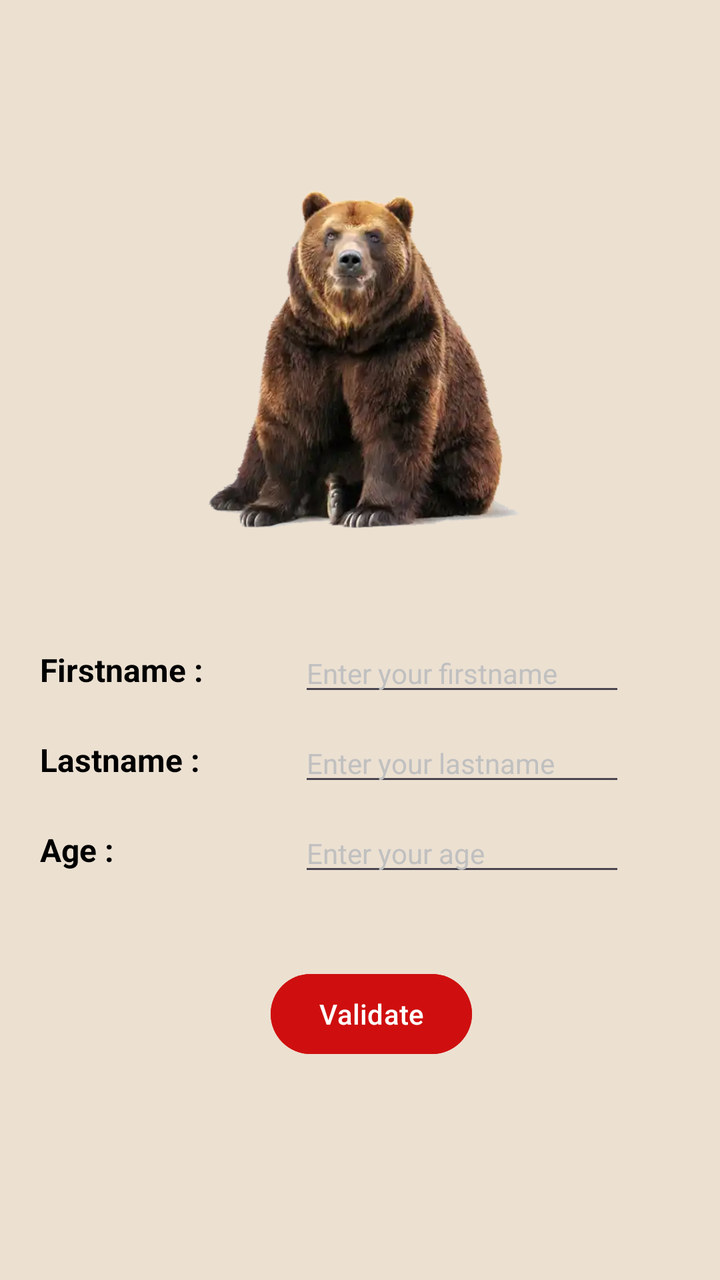
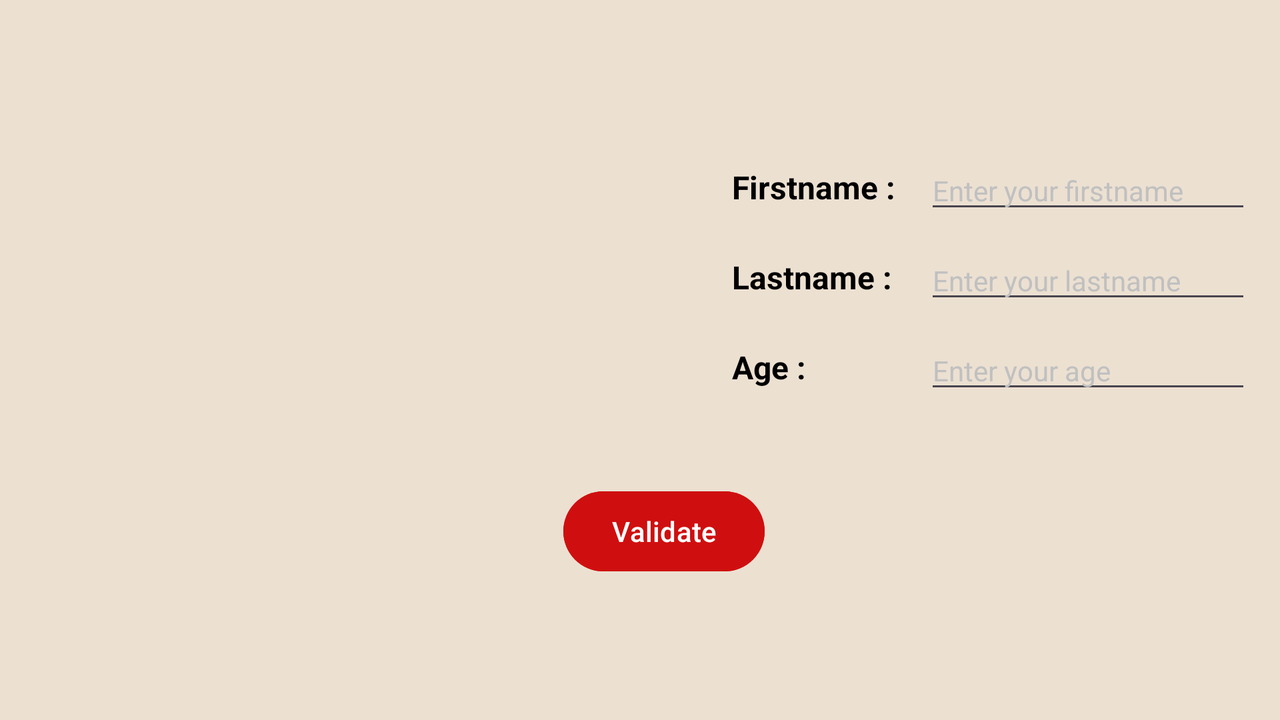

The same Android screen from two of the app's own layout files: first res/layout/ as a phone draws it, then the repository's variant for another configuration, drawn on a device whose configuration selects that folder. Both files follow.
<!-- AndroidManifest.xml: application theme Theme.TutoAndroid -->
<!-- res/layout/activity_main.xml -->
<?xml version="1.0" encoding="utf-8"?>
<androidx.constraintlayout.widget.ConstraintLayout xmlns:android="http://schemas.android.com/apk/res/android"
    xmlns:app="http://schemas.android.com/apk/res-auto"
    xmlns:tools="http://schemas.android.com/tools"
    android:id="@+id/main"
    android:layout_width="match_parent"
    android:layout_height="match_parent"
    android:background="#ECE0D1"
    tools:context=".MainActivity"
    >

    <ImageView
        android:id="@+id/main_image"
        android:layout_width="206dp"
        android:layout_height="194dp"
        android:layout_marginTop="80dp"
        android:contentDescription="@string/bear"
        app:layout_constraintEnd_toEndOf="parent"
        app:layout_constraintStart_toStartOf="parent"
        app:layout_constraintTop_toTopOf="parent"
        app:srcCompat="@drawable/img" />

    <TextView
        android:id="@+id/tv_main_firstname"
        android:layout_width="wrap_content"
        android:layout_height="wrap_content"
        android:layout_marginStart="20dp"
        android:layout_marginTop="50dp"
        android:text="@string/label_firstname"
        android:textColor="@color/black"
        android:textSize="16sp"
        android:textStyle="bold"
        app:layout_constraintStart_toStartOf="parent"
        app:layout_constraintTop_toBottomOf="@+id/main_image" />

    <EditText
        android:id="@+id/et_main_firstname"
        android:layout_width="wrap_content"
        android:layout_height="wrap_content"
        android:ems="10"
        android:hint="@string/input_firstname"
        android:inputType="text"
        android:textColor="@color/black"
        android:textColorHint="#C0C0C0"
        android:textSize="14sp"
        app:layout_constraintBottom_toBottomOf="@+id/tv_main_firstname"
        app:layout_constraintEnd_toEndOf="parent"
        app:layout_constraintStart_toEndOf="@+id/tv_main_firstname"
        app:layout_constraintTop_toTopOf="@+id/tv_main_firstname" />

    <TextView
        android:id="@+id/tv_main_lastname"
        android:layout_width="wrap_content"
        android:layout_height="wrap_content"
        android:layout_marginTop="16dp"
        android:text="@string/label_lastname"
        android:textColor="@color/black"
        android:textSize="16sp"
        android:textStyle="bold"
        app:layout_constraintStart_toStartOf="@+id/tv_main_firstname"
        app:layout_constraintTop_toBottomOf="@id/et_main_firstname" />

    <EditText
        android:id="@+id/et_main_lastname"
        android:layout_width="wrap_content"
        android:layout_height="wrap_content"
        android:ems="10"
        android:hint="@string/input_lastname"
        android:inputType="text"
        android:textColor="@color/black"
        android:textColorHint="#C0C0C0"
        android:textSize="14sp"
        app:layout_constraintBottom_toBottomOf="@+id/tv_main_lastname"
        app:layout_constraintStart_toStartOf="@+id/et_main_firstname"
        app:layout_constraintTop_toTopOf="@+id/tv_main_lastname" />

    <TextView
        android:id="@+id/tv_main_age"
        android:layout_width="wrap_content"
        android:layout_height="wrap_content"
        android:layout_marginTop="16dp"
        android:textColor="@color/black"
        android:textSize="16sp"
        android:textStyle="bold"
        android:text="@string/label_age"
        app:layout_constraintStart_toStartOf="@+id/tv_main_lastname"
        app:layout_constraintTop_toBottomOf="@+id/et_main_lastname" />

    <EditText
        android:id="@+id/et_main_number"
        android:layout_width="wrap_content"
        android:layout_height="wrap_content"
        android:ems="10"
        android:hint="@string/input_age"
        android:inputType="number"
        android:textColor="@color/black"
        android:textColorHint="#C0C0C0"
        android:textSize="14sp"
        app:layout_constraintBottom_toBottomOf="@+id/tv_main_age"
        app:layout_constraintStart_toStartOf="@+id/et_main_lastname"
        app:layout_constraintTop_toTopOf="@+id/tv_main_age" />

    <Button
        android:id="@+id/btn_main"
        android:layout_width="wrap_content"
        android:layout_height="wrap_content"
        android:layout_marginTop="40dp"
        android:backgroundTint="#CF0F0F"
        android:backgroundTintMode="add"
        android:text="@string/btn_connect"
        app:layout_constraintEnd_toEndOf="parent"
        app:layout_constraintHorizontal_bias="0.522"
        app:layout_constraintStart_toStartOf="parent"
        app:layout_constraintTop_toBottomOf="@+id/et_main_number" />


</androidx.constraintlayout.widget.ConstraintLayout>
<!-- resources referenced by this layout -->
<resources>
  <!-- drawable img: webp bitmap (drawable, 15606 bytes) -->
  <string name="bear">A beautiful bear</string>
  <string name="btn_connect">Validate</string>
  <string name="input_age">Enter your age</string>
  <string name="input_firstname">Enter your firstname</string>
  <string name="input_lastname">Enter your lastname</string>
  <string name="label_age">Age :</string>
  <string name="label_firstname">Firstname :</string>
  <string name="label_lastname">Lastname :</string>
  <style name="Theme.TutoAndroid" parent="Base.Theme.TutoAndroid" />
  <style name="Base.Theme.TutoAndroid" parent="Theme.Material3.DayNight.NoActionBar">
          
          
      </style>
</resources>
<!-- res/layout-land/activity_main.xml (the repository's variant of the layout above) -->
<!-- drawn on the phone turned sideways -->
<?xml version="1.0" encoding="utf-8"?>
<androidx.constraintlayout.widget.ConstraintLayout xmlns:android="http://schemas.android.com/apk/res/android"
    xmlns:app="http://schemas.android.com/apk/res-auto"
    xmlns:tools="http://schemas.android.com/tools"
    android:id="@+id/main"
    android:layout_width="match_parent"
    android:layout_height="match_parent"
    android:background="#ECE0D1"
    tools:context=".MainActivity"
    >

    <ImageView
        android:id="@+id/main_image"
        android:layout_width="206dp"
        android:layout_height="194dp"
        android:layout_marginStart="80dp"
        android:contentDescription="@string/bear"
        app:layout_constraintBottom_toBottomOf="parent"
        app:layout_constraintStart_toStartOf="parent"
        app:layout_constraintTop_toTopOf="parent"
        app:layout_constraintVertical_bias="0.497"
        app:srcCompat="@drawable/blank" />

    <TextView
        android:id="@+id/tv_main_firstname"
        android:layout_width="wrap_content"
        android:layout_height="wrap_content"
        android:layout_marginStart="80dp"
        android:text="@string/label_firstname"
        android:textColor="@color/black"
        android:textSize="16sp"
        android:textStyle="bold"
        app:layout_constraintStart_toEndOf="@+id/main_image"
        app:layout_constraintTop_toTopOf="@+id/main_image" />

    <EditText
        android:id="@+id/et_main_firstname"
        android:layout_width="wrap_content"
        android:layout_height="wrap_content"
        android:ems="10"
        android:hint="@string/input_firstname"
        android:inputType="text"
        android:textColor="@color/black"
        android:textColorHint="#C0C0C0"
        android:textSize="14sp"
        app:layout_constraintBottom_toBottomOf="@+id/tv_main_firstname"
        app:layout_constraintEnd_toEndOf="parent"
        app:layout_constraintStart_toEndOf="@+id/tv_main_firstname"
        app:layout_constraintTop_toTopOf="@+id/tv_main_firstname" />

    <TextView
        android:id="@+id/tv_main_lastname"
        android:layout_width="wrap_content"
        android:layout_height="wrap_content"
        android:layout_marginTop="16dp"
        android:text="@string/label_lastname"
        android:textColor="@color/black"
        android:textSize="16sp"
        android:textStyle="bold"
        app:layout_constraintStart_toStartOf="@+id/tv_main_firstname"
        app:layout_constraintTop_toBottomOf="@id/et_main_firstname" />

    <EditText
        android:id="@+id/et_main_lastname"
        android:layout_width="wrap_content"
        android:layout_height="wrap_content"
        android:ems="10"
        android:hint="@string/input_lastname"
        android:inputType="text"
        android:textColor="@color/black"
        android:textColorHint="#C0C0C0"
        android:textSize="14sp"
        app:layout_constraintBottom_toBottomOf="@+id/tv_main_lastname"
        app:layout_constraintStart_toStartOf="@+id/et_main_firstname"
        app:layout_constraintTop_toTopOf="@+id/tv_main_lastname" />

    <TextView
        android:id="@+id/tv_main_age"
        android:layout_width="wrap_content"
        android:layout_height="wrap_content"
        android:layout_marginTop="16dp"
        android:textColor="@color/black"
        android:textSize="16sp"
        android:textStyle="bold"
        android:text="@string/label_age"
        app:layout_constraintStart_toStartOf="@+id/tv_main_lastname"
        app:layout_constraintTop_toBottomOf="@+id/et_main_lastname" />

    <EditText
        android:id="@+id/et_main_number"
        android:layout_width="wrap_content"
        android:layout_height="wrap_content"
        android:ems="10"
        android:hint="@string/input_age"
        android:inputType="number"
        android:textColor="@color/black"
        android:textColorHint="#C0C0C0"
        android:textSize="14sp"
        app:layout_constraintBottom_toBottomOf="@+id/tv_main_age"
        app:layout_constraintStart_toStartOf="@+id/et_main_lastname"
        app:layout_constraintTop_toTopOf="@+id/tv_main_age" />

    <Button
        android:id="@+id/btn_main"
        android:layout_width="wrap_content"
        android:layout_height="wrap_content"
        android:layout_marginTop="40dp"
        android:backgroundTint="#CF0F0F"
        android:backgroundTintMode="add"
        android:text="@string/btn_connect"
        app:layout_constraintEnd_toEndOf="parent"
        app:layout_constraintHorizontal_bias="0.522"
        app:layout_constraintStart_toStartOf="parent"
        app:layout_constraintTop_toBottomOf="@+id/et_main_number" />


</androidx.constraintlayout.widget.ConstraintLayout>
<!-- resources referenced by the variant -->
<!-- as the phone turned sideways resolves them -->
<resources>
  <string name="bear">A beautiful bear</string>
  <string name="btn_connect">Validate</string>
  <string name="input_age">Enter your age</string>
  <string name="input_firstname">Enter your firstname</string>
  <string name="input_lastname">Enter your lastname</string>
  <string name="label_age">Age :</string>
  <string name="label_firstname">Firstname :</string>
  <string name="label_lastname">Lastname :</string>
  <style name="Theme.TutoAndroid" parent="Base.Theme.TutoAndroid" />
  <style name="Base.Theme.TutoAndroid" parent="Theme.Material3.DayNight.NoActionBar">
          
          
      </style>
</resources>
